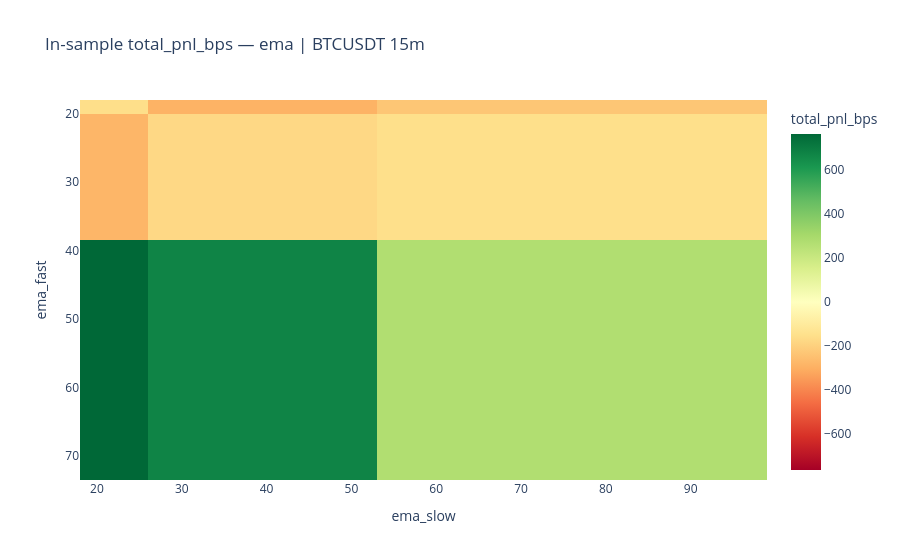

Notebook source saved alongside this figure:
### Code cell
# HEATMAP_METRIC is a configurable knob:
# flip between Sharpe / P&L / profit_factor / any grid_search column without editing the plot.
# Best value per ema_fast × ema_slow cell, across any other swept dimension.
# Renders only when the strategy grid is being swept.
HEATMAP_METRIC = "total_pnl_bps"   # any grid_search column
if {"ema_fast", "ema_slow"}.issubset(gs.columns):
    # Diverging colour split at the metric's breakeven: P&L/Sharpe at 0, profit_factor at 1, win_rate at 0.5.
    midpoint = {"profit_factor": 1.0, "win_rate": 0.5}.get(HEATMAP_METRIC, 0.0)
    px.imshow(
        gs.pivot_table(index="ema_fast", columns="ema_slow", values=HEATMAP_METRIC, aggfunc="max"),
        color_continuous_scale="RdYlGn", color_continuous_midpoint=midpoint, aspect="auto",
        labels=dict(x="ema_slow", y="ema_fast", color=HEATMAP_METRIC),
        title=f"In-sample {HEATMAP_METRIC} — {strategy.name} | {SYMBOL} {INTERVAL}m",
    ).show()
else:
    print("Heatmap needs ema_fast × ema_slow swept in the grid above — nothing to plot.")

### Figure 1 — Plotly figure (JSON) as saved in the notebook; plotly's stock layout.template omitted (floating-point values rounded to 4 significant figures)
{"data": [{"coloraxis": "coloraxis", "hovertemplate": "ema_slow: %{x}<br>ema_fast: %{y}<br>total_pnl_bps: %{z}<extra></extra>", "name": "0", "type": "heatmap", "x": [22, 30, 76], "xaxis": "x", "y": [19, 21, 56], "yaxis": "y", "z": [[-156.3, -289.1, -231.6], [-280.5, -175.8, -153.6], [763.5, 674.4, 273.9]]}], "layout": {"coloraxis": {"cmid": 0, "colorbar": {"title": {"text": "total_pnl_bps"}}, "colorscale": [[0, "rgb(165,0,38)"], [0.1, "rgb(215,48,39)"], [0.2, "rgb(244,109,67)"], [0.3, "rgb(253,174,97)"], [0.4, "rgb(254,224,139)"], [0.5, "rgb(255,255,191)"], [0.6, "rgb(217,239,139)"], [0.7, "rgb(166,217,106)"], [0.8, "rgb(102,189,99)"], [0.9, "rgb(26,152,80)"], [1, "rgb(0,104,55)"]]}, "title": {"text": "In-sample total_pnl_bps — ema | BTCUSDT 15m"}, "xaxis": {"anchor": "y", "domain": [0, 1], "title": {"text": "ema_slow"}}, "yaxis": {"anchor": "x", "autorange": "reversed", "domain": [0, 1], "title": {"text": "ema_fast"}}}}
